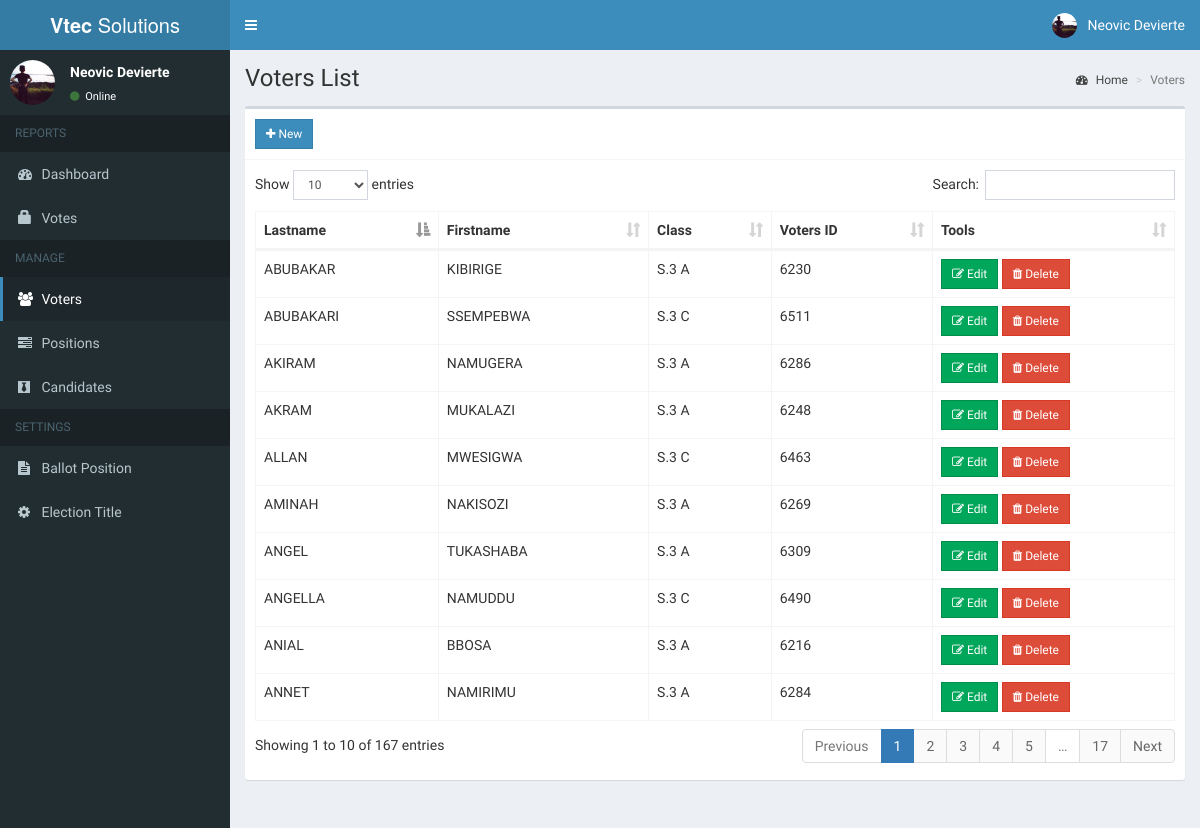
Screenshot of /admin/voters.php (signed in) with the database file from the repository.
### tables this page shows
CREATE TABLE `voters` (
  `id` int(11) NOT NULL,
  `class` varchar(512) DEFAULT NULL,
  `voters_id` int(11) DEFAULT NULL,
  `firstname` varchar(512) DEFAULT NULL,
  `lastname` varchar(512) DEFAULT NULL,
  `password` varchar(512) DEFAULT NULL
);

### admin/includes/session.php (called while the page is built, shortened)
<?php
	include 'includes/conn.php';
	$sql = "SELECT * FROM admin WHERE id = '".$_SESSION['admin']."'";
	$query = $conn->query($sql);
	$user = $query->fetch_assoc();
?>

### admin/voters.php (the view, shortened to what this page needs)
<?php include 'includes/session.php'; ?>
<?php include 'includes/header.php'; ?>
<body class="hold-transition skin-blue sidebar-mini">
<div class="wrapper">
  <?php include 'includes/navbar.php'; ?>
  <?php include 'includes/menubar.php'; ?>
  <div class="content-wrapper">
    <section class="content-header">
      <h1>
        Voters List
      </h1>
      <ol class="breadcrumb">
        <li><a href="#"><i class="fa fa-dashboard"></i> Home</a></li>
        <li class="active">Voters</li>
      </ol>
    </section>
    <section class="content">
      <div class="row">
        <div class="col-xs-12">
          <div class="box">
            <div class="box-header with-border">
              <a href="#addnew" data-toggle="modal" class="btn btn-primary btn-sm btn-flat"><i class="fa fa-plus"></i> New</a>
            </div>
            <div class="box-body">
              <table id="example1" class="table table-bordered">
                <thead>
                  <th>Lastname</th>
                  <th>Firstname</th>
                  <th>Class</th>
                  <th>Voters ID</th>
                  <th>Tools</th>
                </thead>
                <tbody>
                  <?php
                    $sql = "SELECT * FROM voters";
                    $query = $conn->query($sql);
                    while($row = $query->fetch_assoc()){
                      echo "
                        <tr>
                          <td>".$row['lastname']."</td>
                          <td>".$row['firstname']."</td>
                          <td>".$row['class']."</td>
                          <td>".$row['voters_id']."</td>
                          <td>
                            <button class='btn btn-success btn-sm edit btn-flat' data-id='".$row['id']."'><i class='fa fa-edit'></i> Edit</button>
                            <button class='btn btn-danger btn-sm delete btn-flat' data-id='".$row['id']."'><i class='fa fa-trash'></i> Delete</button>
                          </td>
                        </tr>
                      ";
                    }
                  ?>
                </tbody>
              </table>
            </div>
          </div>
        </div>
      </div>
    </section>
  </div>
</div>
</body>
</html>

### admin/includes/header.php (shortened to what this page needs)
<!DOCTYPE html>
<html>
<head>
  	<link rel="stylesheet" href="../bower_components/bootstrap/dist/css/bootstrap.min.css">
    <link rel="stylesheet" href="../plugins/iCheck/all.css">
  	<link rel="stylesheet" href="../bower_components/font-awesome/css/font-awesome.min.css">
  	<link rel="stylesheet" href="../dist/css/AdminLTE.min.css">
    <link rel="stylesheet" href="../bower_components/datatables.net-bs/css/dataTables.bootstrap.min.css">
    <link rel="stylesheet" href="../bower_components/bootstrap-daterangepicker/daterangepicker.css">
    <link rel="stylesheet" href="../plugins/timepicker/bootstrap-timepicker.min.css">
    <link rel="stylesheet" href="../bower_components/bootstrap-datepicker/dist/css/bootstrap-datepicker.min.css">
    <link rel="stylesheet" href="../dist/css/skins/_all-skins.min.css">
</head>

### admin/includes/navbar.php (shortened to what this page needs)
<header class="main-header">
  <a href="#" class="logo">
    <span class="logo-lg"><b>Vtec </b>Solutions</span>
  </a>
  <nav class="navbar navbar-static-top">
    <a href="#" class="sidebar-toggle" data-toggle="push-menu" role="button">
    </a>
    <div class="navbar-custom-menu">
      <ul class="nav navbar-nav">
        <li class="dropdown user user-menu">
          <a href="#" class="dropdown-toggle" data-toggle="dropdown">
            <img src="<?php echo (!empty($user['photo'])) ? '../images/'.$user['photo'] : '../images/profile.jpg'; ?>" class="user-image" alt="User Image">
            <span class="hidden-xs"><?php echo $user['firstname'].' '.$user['lastname']; ?></span>
          </a>
        </li>
      </ul>
    </div>
  </nav>
</header>

### admin/includes/menubar.php (shortened to what this page needs)
<aside class="main-sidebar">
  <section class="sidebar">
    <div class="user-panel">
      <div class="pull-left image">
        <img src="<?php echo (!empty($user['photo'])) ? '../images/'.$user['photo'] : '../images/profile.jpg'; ?>" class="img-circle" alt="User Image">
      </div>
      <div class="pull-left info">
        <p><?php echo $user['firstname'].' '.$user['lastname']; ?></p>
        <a><i class="fa fa-circle text-success"></i> Online</a>
      </div>
    </div>
    <ul class="sidebar-menu" data-widget="tree">
      <li class="header">REPORTS</li>
      <li class=""><a href="home.php"><i class="fa fa-dashboard"></i> <span>Dashboard</span></a></li>
      <li class=""><a href="votes.php"><span class="glyphicon glyphicon-lock"></span> <span>Votes</span></a></li>
      <li class="header">MANAGE</li>
      <li class=""><a href="voters.php"><i class="fa fa-users"></i> <span>Voters</span></a></li>
      <li class=""><a href="positions.php"><i class="fa fa-tasks"></i> <span>Positions</span></a></li>
      <li class=""><a href="candidates.php"><i class="fa fa-black-tie"></i> <span>Candidates</span></a></li>
      <li class="header">SETTINGS</li>
      <li class=""><a href="ballot.php"><i class="fa fa-file-text"></i> <span>Ballot Position</span></a></li>
      <li class=""><a href="#config" data-toggle="modal"><i class="fa fa-cog"></i> <span>Election Title</span></a></li>
    </ul>
  </section>
</aside>

### rows the page displays
voters: lastname "ALLAN", firstname "MWESIGWA", class "S.3 C", voters "6463"
voters: lastname "ANGELLA", firstname "NAMUDDU", class "S.3 C", voters "6490"
voters: lastname "ABUBAKARI", firstname "SSEMPEBWA", class "S.3 C", voters "6511"
voters: lastname "ANIAL", firstname "BBOSA", class "S.3 A", voters "6216"
voters: lastname "ABUBAKAR", firstname "KIBIRIGE", class "S.3 A", voters "6230"
voters: lastname "AKRAM", firstname "MUKALAZI", class "S.3 A", voters "6248"
voters: lastname "AMINAH", firstname "NAKISOZI", class "S.3 A", voters "6269"
voters: lastname "ANNET", firstname "NAMIRIMU", class "S.3 A", voters "6284"
voters: lastname "AKIRAM", firstname "NAMUGERA", class "S.3 A", voters "6286"
voters: lastname "ANGEL", firstname "TUKASHABA", class "S.3 A", voters "6309"

### other values shown
$user['firstname'] "Neovic"
$user['lastname'] "Devierte"
